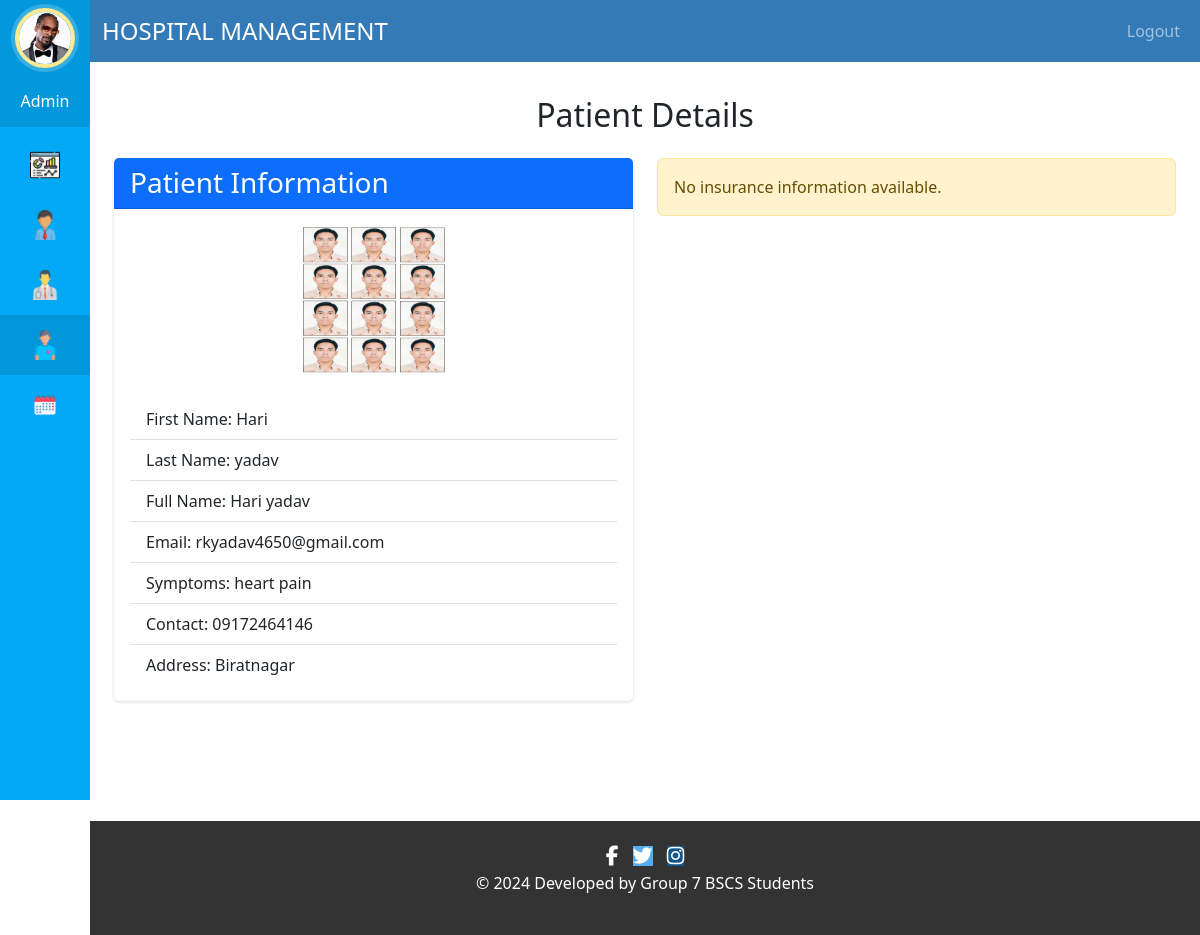
Screenshot of /view/patient-details/12/ (signed in) with the database file from the repository.
### hospital/models.py (models this page shows, shortened)
class HospitalStaffAdmin(models.Model):
    staff_id = models.AutoField(primary_key=True)
    user = models.ForeignKey(User, on_delete=models.CASCADE)
    username = models.CharField(max_length=40, blank=False, null=False)
    profile_pic= models.ImageField(upload_to='profile_pic/StaffAdminProfilePic/',null=True, blank=True)
    address = models.CharField(max_length=40, blank=False, null=False)
    mobile = models.CharField(max_length=20, null=True, blank=False)
    email = models.EmailField(validators=[validate_email], blank=False, null=False)

class Patient(models.Model):
    user = models.OneToOneField(User, on_delete=models.CASCADE)
    first_name = models.CharField(max_length=50)
    last_name = models.CharField(max_length=50)
    gender = models.CharField(max_length=10, choices=sex)  # New field
    date_of_birth = models.DateField()
    address = models.CharField(max_length=100)
    mobile = models.CharField(max_length=20)
    status = models.BooleanField(default=False)
    admit_date = models.DateField(auto_now=False)
    profile_pic = models.ImageField(upload_to='profile_pic/PatientProfilePic/', null=True, blank=True)
    assigned_doctor_id = models.PositiveIntegerField(null=False)
    assigned_doctor = models.CharField(max_length=50)
    symptoms = models.CharField(max_length=100)

### hospital/views.py (the view)
# urls.py: path('view/patient-details/<int:patient_id>/', views.admin_patient_details_view, name='admin-patient-details'),
@login_required(login_url='adminlogin')
@user_passes_test(is_admin)
def admin_patient_details_view(request, patient_id):
    admin = models.HospitalStaffAdmin.objects.get(user_id=request.user.id)
    patient = get_object_or_404(models.Patient, id=patient_id)
    user = patient.user
    try:
        insurance = models.Insurance.objects.get(patient=patient)
    except models.Insurance.DoesNotExist:
        insurance = None
    context = {
        "patient": patient,
        "user": user,
        "insurance": insurance,
        "admin": admin,
    }
    return render(request, 'hospital/admin_patient_details.html', context)

### hospital/views.py (called while the page is built)
def is_admin(user):
    return user.groups.filter(name='ADMIN').exists()

### templates/hospital/admin_patient_details.html
{% extends 'hospital/admin_base.html' %}
{% block content %}
<div class="container">
    <h2 class="mt-5 mb-4 text-center">Patient Details</h2>
    <div class="row">
        <div class="col-md-6">
            <div class="card mb-4">
                <div class="card-header bg-primary text-white">
                    <h3 class="card-title mb-0">Patient Information</h3>
                </div>
                <div class="card-body">
                    <div class="text-center mb-4">
                        <img src="{{ patient.profile_pic.url }}" alt="Profile Pic" style="width: 150px; height: 150px;">
                    </div>
                    <ul class="list-group list-group-flush">
                        <li class="list-group-item">First Name: {{ user.first_name }}</li>
                        <li class="list-group-item">Last Name: {{ user.last_name }}</li>
                        <li class="list-group-item">Full Name: {{ user.get_full_name }}</li>
                        <li class="list-group-item">Email: {{ user.email }}</li>
                        <li class="list-group-item">Symptoms: {{ patient.symptoms }}</li>
                        <li class="list-group-item">Contact: {{ patient.mobile }}</li>
                        <li class="list-group-item">Address: {{ patient.address }}</li>
                    </ul>
                </div>
            </div>
        </div>
        <div class="col-md-6">
            {% if insurance %}
            <div class="card mb-4">
                <div class="card-header bg-primary text-white">
                    <h3 class="card-title mb-0">Insurance Information</h3>
                </div>
                <div class="card-body">
                    <ul class="list-group list-group-flush">
                        <li class="list-group-item">Insurance Provider: {{ insurance.insurance_provider }}</li>
                        <li class="list-group-item">Policy Number: {{ insurance.policy_number }}</li>
                        <li class="list-group-item">Group Number: {{ insurance.group_number }}</li>
                        <li class="list-group-item">Effective Date: {{ insurance.effective_date }}</li>
                        <li class="list-group-item">Expiration Date: {{ insurance.expiration_date }}</li>
                        <li class="list-group-item">
                            Status:
                            {% if insurance.status %}
                                <span class="badge bg-success">Active</span>
                            {% else %}
                                <span class="badge bg-danger">Expired</span>
                            {% endif %}
                        </li>
                        <li class="list-group-item">Copayment Info: {{ insurance.copayment_info }}</li>
                    </ul>
                </div>
            </div>
            {% else %}
            <div class="alert alert-warning" role="alert">
                No insurance information available.
            </div>
            {% endif %}
        </div>
    </div>
</div>
{% endblock content %}

### templates/hospital/admin_base.html (shortened to what this page needs)
<!DOCTYPE html>
{% load static %}
{% with current_page=request.path %}
<html lang="en">
<head>
  <link href="https://cdn.jsdelivr.net/npm/bootstrap@5.3.0-alpha1/dist/css/bootstrap.min.css" rel="stylesheet">
  <link rel="stylesheet" href="https://cdn.jsdelivr.net/npm/bootstrap-icons@1.3.0/font/bootstrap-icons.css">
  <link rel="stylesheet" href="{% static '/style.css' %}">
</head>
<body>
  <nav class="menu" tabindex="0">
    <header class="avatar">
      <a href="#" data-bs-toggle="modal" data-bs-target="#profilePicModal" class="position-relative">
        {% if admin.profile_pic %}
            <img class="rounded-circle" src="{{ admin.profile_pic.url }}" alt="Profile Pic"/>
        {% else %}
            <img class="rounded-circle" src="{% static 'images/adminpropic.png' %}" alt="Default Profile Pic"/>
            <span class="position-absolute top-50 start-50 translate-middle bi-camera-fill"></span>
        {% endif %}
      </a>
      <br><br>
        <h6 class="text-white">Admin</h6>
    </header>
    <ul class="navbar-nav">
        <li tabindex="0" id="adminDashboardIcon" class="icon-dashboard nav-item {% if 'dashboard' in request.path %}active{% endif %}">
            <a class="nav-link text-white" href="/admin-dashboard">
            </a>
        </li>
        <li tabindex="0" id="djangoAdminIcon" class="icon-admin nav-item">
            <a class="nav-link text-white" href="/admin/">
            </a>
        </li>
        <li tabindex="0" id="adminDoctorIcon" class="icon-customers nav-item {% if 'doctor' in request.path %}active{% endif %}">
            <a class="nav-link text-white" href="/admin-doctor">
            </a>
        </li>
        <li tabindex="0" id="adminPatientIcon" class="icon-users nav-item {% if 'patient' in request.path %}active{% endif %}">
            <a class="nav-link text-white" href="/admin-patient">
            </a>
        </li>
        <li tabindex="0" id="adminAppointmentIcon" class="icon-calendar nav-item {% if 'appointment' in request.path %}active{% endif %}">
            <a class="nav-link text-white" href="/admin-appointment">
            </a>
        </li>
    </ul>
</nav>
{% endwith %}
<main>
  <div class="bs-example">
    <nav class="navbar navbar-expand-md navbar-dark fixed-top" style="background:#337AB7;">
        <div class="container-fluid">
            <a href="/admin-dashboard" class="navbar-brand">HOSPITAL MANAGEMENT</a>
            <div class="collapse navbar-collapse justify-content-end" id="navbarCollapse">
                <ul class="navbar-nav">
                    <li class="nav-item">
                        <form id="logoutForm" action="{% url 'logout' %}" method="post">
                            <a href="#" class="nav-link" id="logoutLink">Logout</a>
                        </form>
                    </li>
                </ul>
            </div>
        </div>
    </nav>
  </div>
    <br><br>
    <div class="container-fluid">
        <div class="row">
            <div class="col-md-12">
                {% block content %}
                {% endblock %}
            </div>
        </div>
    </div>
    <br><br><br><br>
    {% include 'hospital/footer.html' %}
</main>
</body>
</html>

### static/style.css (style rules this page uses)
body { padding-left: 240px; }
main { position: relative; height: 100vh; }
.menu { background: #5bc995; height: 100vh; width: 240px; position: fixed; top: 0px; left: 0; z-index: 5; outline: none; }
.menu .avatar { background: rgba(0, 0, 0, 0.1); padding: 2em 0.5em; text-align: center; }
.menu .avatar img { width: 100px; border-radius: 50%; overflow: hidden; border: 4px solid #ffea92; box-shadow: 0 0 0 4px rgba(255, 255, 255, 0.2); }
.menu ul { list-style: none; padding: 0.5em 0; margin: 0; }
.menu ul li { padding: 0.5em 1em 0.5em 3em; font-size: 0.95em; font-weight: regular; background-repeat: no-repeat; background-position: left 15px center; background-size: auto 20px; transition: all 0.15s linear; cursor: pointer; }
.menu ul li.icon-dashboard { background-image: url("http://www.entypo.com/images//gauge.svg"); }
.menu ul li.icon-customers { background-image: url("http://www.entypo.com/images//briefcase.svg"); }
.menu ul li.icon-users { background-image: url("http://www.entypo.com/images//users.svg"); }
.menu ul li.icon-calendar { background-image: url("http://www.entypo.com/images//calendar.svg"); }
a:link { text-decoration: none; }
.menu { top: 50px; }
h6 { color: white; }
.card { border-radius: 5px; -webkit-box-shadow: 0 1px 2.94px 0.06px rgba(4, 26, 55, 0.16); box-shadow: 0 1px 2.94px 0.06px rgba(4, 26, 55, 0.16); border: none; margin-bottom: 30px; -webkit-transition: all 0.3s ease-in-out; transition: all 0.3s ease-in-out; }

### rows the page displays
HospitalStaffAdmin: profile_pic (picture)
Patient: profile_pic (picture), symptoms "heart pain", mobile "09172464146", address "Biratnagar"

### other values shown
{{ user.first_name }} "Hari"
{{ user.last_name }} "yadav"
{{ user.get_full_name }} "Hari yadav"
{{ user.email }} "rkyadav4650@gmail.com"
